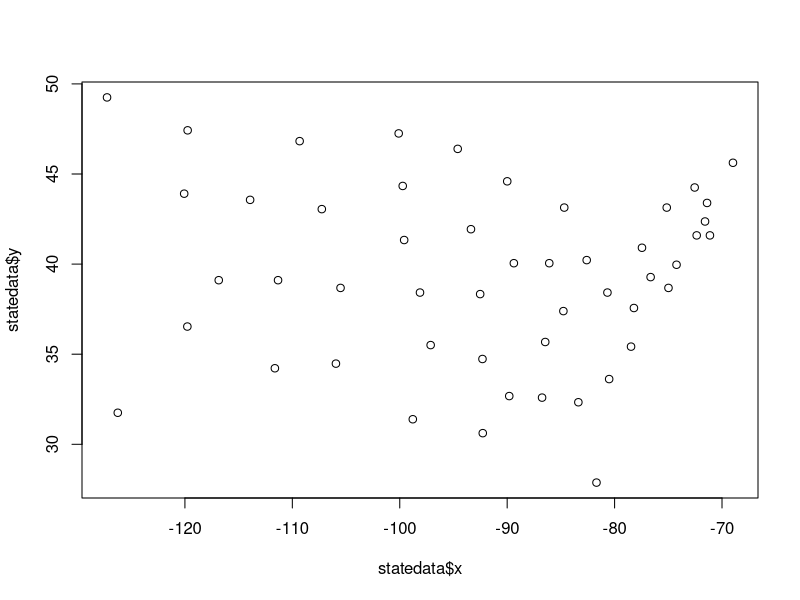
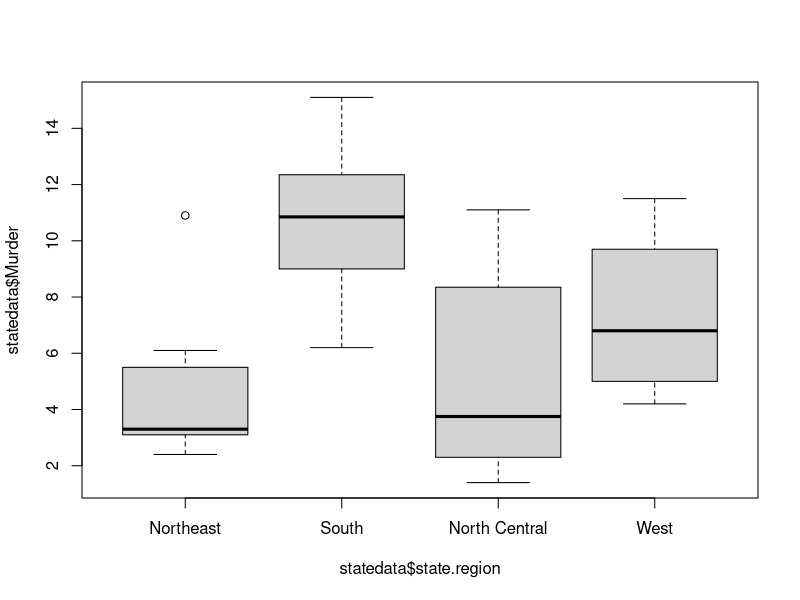
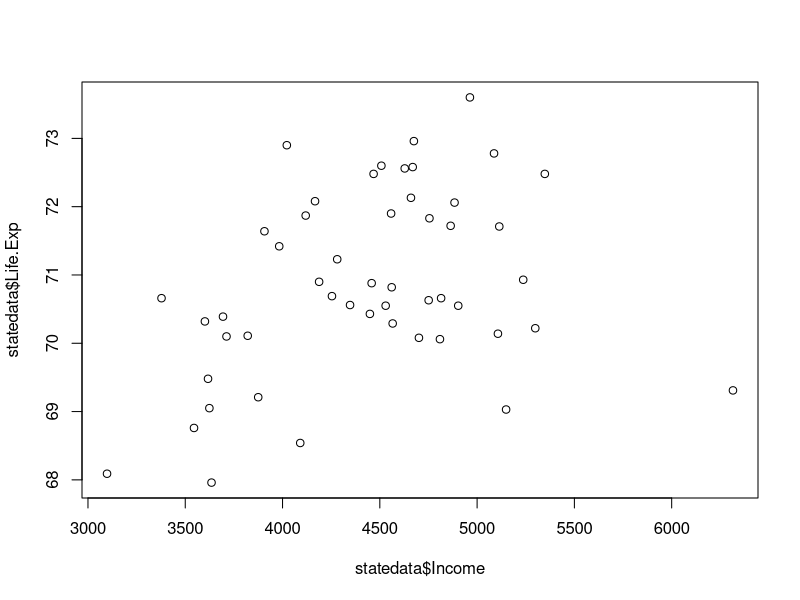

Write R code to recreate these figures, in order.
#Load the dataset
data(state)

statedata = cbind(data.frame(state.x77), state.abb, state.area, state.center,  state.division, state.name, state.region)
str(statedata)

#1.1 - plotting on the "map"
plot(statedata$x, statedata$y)

#1.2 finding the region 
sort(tapply( statedata$HS.Grad , statedata$state.region,mean ))

#1.3 box plot
#boxplot(value~variable, data = xx1)
boxplot(statedata$Murder~statedata$state.region)

#1.4 finding the outlier on northeast
ne = subset(statedata,state.region=="Northeast")
str(ne)
sort(tapply(ne$Murder,ne$state.name,mean))


#2.1 Life expectancy
model = lm(Life.Exp ~ Population + Income + Illiteracy + Murder + HS.Grad + Frost + Area,data=statedata)

#2.2 - checking some coeficients
summary(model)

#2.3 - the plot
plot(statedata$Income,statedata$Life.Exp)
?jitter

#2.4 - digging into income to investigate 
modeli = lm(Life.Exp ~ Income ,data=statedata)
summary(modeli)

#3.1 - Refining the model by removing vars
summary(model)#0.7362
model = lm(Life.Exp ~ Population + Income + Illiteracy + Murder + HS.Grad + Frost,data=statedata)
summary(model)#0.7361
model = lm(Life.Exp ~ Population + Income + Murder + HS.Grad + Frost,data=statedata)
summary(model) #0.7361
model = lm(Life.Exp ~ Population + Murder + HS.Grad + Frost,data=statedata)
summary(model) #0.736

#3.2 r-squared always gets worse by removing irrelevant variables

#3.3 - predicting without testdata
pred = predict(model)
#shows the results sorted
sort(pred)

#shows who actually has lower life exp.
statedata$state.name[which.min(statedata$Life.Exp)]

#3.4 highest life expectancy
sort(pred) #again
statedata$state.name[which.max(statedata$Life.Exp)] # now with max

#3.5 residuals
sort(model$residuals)